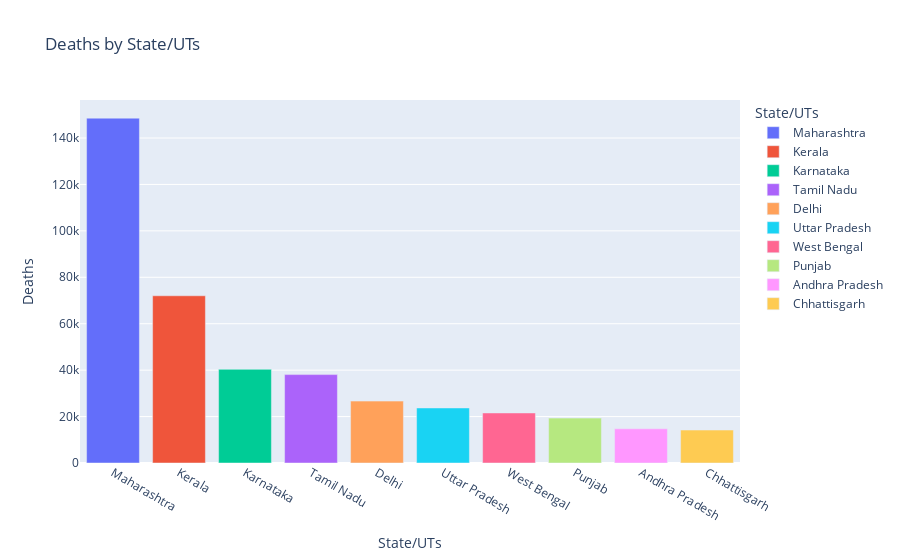

The notebook cell this image was saved under:
### Markdown cell above
### Deaths by states top_10

### Code cell
Max_Min = df.sort_values(by='Deaths', ascending=False)
top_10 = Max_Min.head(10)
fig = px.bar(top_10, x='State/UTs', y='Deaths', color='State/UTs', title='Deaths by State/UTs')
fig.update_xaxes(title='State/UTs')
fig.update_yaxes(title='Deaths')
fig.show()
highest_death_value = top_10['Deaths'].max()
state_with_highest_deaths = top_10.loc[top_10['Deaths'].idxmax()]['State/UTs']

print(f"Highest number of deaths: {highest_death_value}")
print(f"State/UT with highest deaths: {state_with_highest_deaths}")

### Figure 1 — Plotly figure (JSON) as saved in the notebook; plotly's stock layout.template omitted (floating-point values rounded to 4 significant figures)
{"data": [{"alignmentgroup": "True", "hovertemplate": "State/UTs=%{x}<br>Deaths=%{y}<extra></extra>", "legendgroup": "Maharashtra", "marker": {"color": "#636efa", "pattern": {"shape": ""}}, "name": "Maharashtra", "offsetgroup": "Maharashtra", "orientation": "v", "showlegend": true, "textposition": "auto", "type": "bar", "x": ["Maharashtra"], "xaxis": "x", "y": [148558], "yaxis": "y"}, {"alignmentgroup": "True", "hovertemplate": "State/UTs=%{x}<br>Deaths=%{y}<extra></extra>", "legendgroup": "Kerala", "marker": {"color": "#EF553B", "pattern": {"shape": ""}}, "name": "Kerala", "offsetgroup": "Kerala", "orientation": "v", "showlegend": true, "textposition": "auto", "type": "bar", "x": ["Kerala"], "xaxis": "x", "y": [72042], "yaxis": "y"}, {"alignmentgroup": "True", "hovertemplate": "State/UTs=%{x}<br>Deaths=%{y}<extra></extra>", "legendgroup": "Karnataka", "marker": {"color": "#00cc96", "pattern": {"shape": ""}}, "name": "Karnataka", "offsetgroup": "Karnataka", "orientation": "v", "showlegend": true, "textposition": "auto", "type": "bar", "x": ["Karnataka"], "xaxis": "x", "y": [40358], "yaxis": "y"}, {"alignmentgroup": "True", "hovertemplate": "State/UTs=%{x}<br>Deaths=%{y}<extra></extra>", "legendgroup": "Tamil Nadu", "marker": {"color": "#ab63fa", "pattern": {"shape": ""}}, "name": "Tamil Nadu", "offsetgroup": "Tamil Nadu", "orientation": "v", "showlegend": true, "textposition": "auto", "type": "bar", "x": ["Tamil Nadu"], "xaxis": "x", "y": [38081], "yaxis": "y"}, {"alignmentgroup": "True", "hovertemplate": "State/UTs=%{x}<br>Deaths=%{y}<extra></extra>", "legendgroup": "Delhi", "marker": {"color": "#FFA15A", "pattern": {"shape": ""}}, "name": "Delhi", "offsetgroup": "Delhi", "orientation": "v", "showlegend": true, "textposition": "auto", "type": "bar", "x": ["Delhi"], "xaxis": "x", "y": [26666], "yaxis": "y"}, {"alignmentgroup": "True", "hovertemplate": "State/UTs=%{x}<br>Deaths=%{y}<extra></extra>", "legendgroup": "Uttar Pradesh", "marker": {"color": "#19d3f3", "pattern": {"shape": ""}}, "name": "Uttar Pradesh", "offsetgroup": "Uttar Pradesh", "orientation": "v", "showlegend": true, "textposition": "auto", "type": "bar", "x": ["Uttar Pradesh"], "xaxis": "x", "y": [23712], "yaxis": "y"}, {"alignmentgroup": "True", "hovertemplate": "State/UTs=%{x}<br>Deaths=%{y}<extra></extra>", "legendgroup": "West Bengal", "marker": {"color": "#FF6692", "pattern": {"shape": ""}}, "name": "West Bengal", "offsetgroup": "West Bengal", "orientation": "v", "showlegend": true, "textposition": "auto", "type": "bar", "x": ["West Bengal"], "xaxis": "x", "y": [21555], "yaxis": "y"}, {"alignmentgroup": "True", "hovertemplate": "State/UTs=%{x}<br>Deaths=%{y}<extra></extra>", "legendgroup": "Punjab", "marker": {"color": "#B6E880", "pattern": {"shape": ""}}, "name": "Punjab", "offsetgroup": "Punjab", "orientation": "v", "showlegend": true, "textposition": "auto", "type": "bar", "x": ["Punjab"], "xaxis": "x", "y": [19338], "yaxis": "y"}, {"alignmentgroup": "True", "hovertemplate": "State/UTs=%{x}<br>Deaths=%{y}<extra></extra>", "legendgroup": "Andhra Pradesh", "marker": {"color": "#FF97FF", "pattern": {"shape": ""}}, "name": "Andhra Pradesh", "offsetgroup": "Andhra Pradesh", "orientation": "v", "showlegend": true, "textposition": "auto", "type": "bar", "x": ["Andhra Pradesh"], "xaxis": "x", "y": [14733], "yaxis": "y"}, {"alignmentgroup": "True", "hovertemplate": "State/UTs=%{x}<br>Deaths=%{y}<extra></extra>", "legendgroup": "Chhattisgarh", "marker": {"color": "#FECB52", "pattern": {"shape": ""}}, "name": "Chhattisgarh", "offsetgroup": "Chhattisgarh", "orientation": "v", "showlegend": true, "textposition": "auto", "type": "bar", "x": ["Chhattisgarh"], "xaxis": "x", "y": [14190], "yaxis": "y"}], "layout": {"barmode": "relative", "legend": {"title": {"text": "State/UTs"}, "tracegroupgap": 0}, "title": {"text": "Deaths by State/UTs"}, "xaxis": {"anchor": "y", "categoryarray": ["Maharashtra", "Kerala", "Karnataka", "Tamil Nadu", "Delhi", "Uttar Pradesh", "West Bengal", "Punjab", "Andhra Pradesh", "Chhattisgarh"], "categoryorder": "array", "domain": [0, 1], "title": {"text": "State/UTs"}}, "yaxis": {"anchor": "x", "domain": [0, 1], "title": {"text": "Deaths"}}}}
